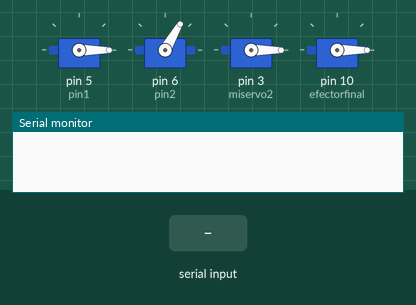
Recording of a sketch running on a simulated Arduino Uno, built with avr-gcc and run on an emulated ATmega328P. Parts: 4 × servo, the last lines printed to the serial monitor. The test bench sets the inputs (shaded band).

Above: at 1.2 s.
1.3 s: "90,45\n" received over Serial
At 3.3 s:
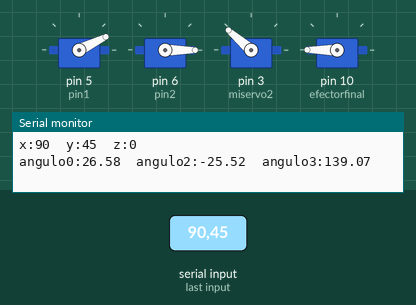
At 5.2 s:
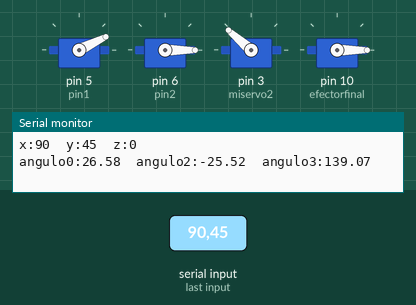
6.8 s: "30,150\n" received over Serial
At 8.8 s:
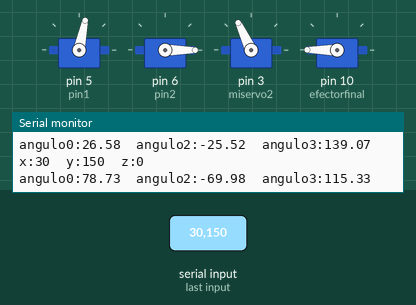
Timing chart, 0 to 13.4 s (numbered marks = the images above; inputs shaded):
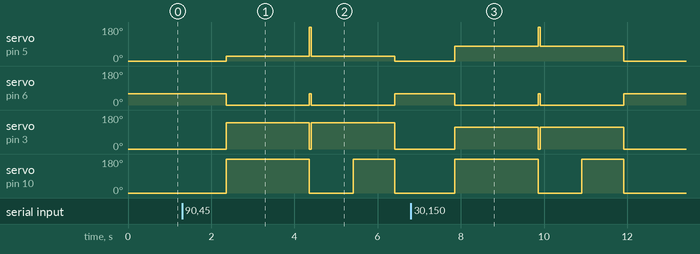

The sketch:

brazo_robotico.ino
```cpp
#include <Servo.h>

// Pines del motor paso a paso
#define pin1 5 // FALTA ASIGNAR PINES
#define pin2 6
#define pin3 7
#define pin4 8
char motorOut[][4]={{1,0,0,0}, // Vector de valores a la salida de los pines
                   {1,1,0,0},
                   {0,1,0,0},
                   {0,1,1,0},
                   {0,0,1,0},
                   {0,0,1,1},
                   {0,0,0,1},
                   {1,0,0,1}};
int tiempoAnterior = 0;
char pasos=0;
char ind=0;
int anguloActual=0; // <--Requiere calibración

Servo miservo0;
Servo miservo1;
Servo miservo2;
Servo efectorfinal;
int i =0;
int estado=0;
int color;	// rojo  = 0
		// verde = 1
		// Azul	 = 2
		// Amarillo = 3
float A;
float L0=30;	// No es necesario porque el sistema de referencia se pone en la primera articulación para facilitar calculos.
float L2=135;
float L3=150;	// Aproximadamente para que el objeto se encuentra dentro del efector
int x,y,z;
int coordenada[10];
float angulo0;
float angulo2;
float angulo3;
char unid,cent,dec;
int bufferChar;


void setup(){
  Serial.begin(9600);	//Para programar el puerto serie
  miservo0.attach(5);	//Arduino pone por defecto: para cero grados 544 y para 180 2400.
  miservo1.attach(6);	//Arduino pone por defecto: para cero grados 544 y para 180 2400.
  miservo2.attach(3);	//Arduino pone por defecto: para cero grados 544 y para 180 2400.
  efectorfinal.attach(10);	//Arduino pone por defecto: para cero grados 544 y para 180 2400.
}

void loop() {
 	//Maquina de estados:
 	switch(estado){
  	case 0: // Se colocara el brazo en una posicion intermedia para que no se produzca una configuración indeseada.
     	miservo0.write(0);//mirando hacia adelante
     	miservo1.write(60);
     	miservo2.write(0);
     	efectorfinal.write(0);//abierto;
     	estado++;
    	break;
   	case 1: // giro de la base para que el brazo se encuentre horientado hacia los depósitos
     	miservo0.write(0);//mirando hacia adelante
     	miservo1.write(60);
     	miservo2.write(0);
     	estado++;
   	 	break;
  	case 2: // Si le llegan intrucciones desde el puerto serie leemos los datos y actuamos
  	  while(i<3){
      	if(Serial.available()){ // Si hay bytes en el buffer RX leemos
      		bufferChar=Serial.parseInt();	// Recojemos el pimer numero de la cadena
      		coordenada[i]=bufferChar;	// Lo guardamos en un vector
      		i++;
      	}
      }
      i=0;

      if(coordenada!=0){	// Si hay coordenada disponibles, lo asignamos al las variables del modelo inverso
       	x=coordenada[0];
       	y=coordenada[1];
       	z=coordenada[2];
      }

      Serial.print("x:");
      Serial.print(x);
      Serial.print("\t");
      Serial.print("y:");
      Serial.print(y);
      Serial.print("\t");
      Serial.print("z:");
      Serial.println(z);

      //CALCULO DEL ANGULO BASE
      angulo0=(float)atan2(y,x)*180/3.14;

      //CALCULO ANGULO MUÑECA
      A=(pow(x,2)+pow(y,2)+pow(z,2)-pow(L2,2)-pow(L3,2))/(2*(L2)*(L3));
      angulo3=(float)atan2(sqrt(1-pow(A,2)),A)*180/3.1416;

      //CALCULO ANGULO CODO
      angulo2=((float)atan2(z,sqrt(pow(x,2)+pow(y,2)))-(float)atan2(L3*sin(angulo3),L2+L3*cos(angulo3)))*180/3.1416;

      delay(50); // Le damso un tuempo para que los servos puedan posicionarse.

      efectorfinal.write(180);	// Se abre el efector final

      if(1-pow(A,2)>0){
       	miservo0.write(angulo0);
       	miservo1.write(angulo2);
       	miservo2.write(angulo3);
       	Serial.print("angulo0:");
       	Serial.print(angulo0);
       	Serial.print("\t");
       	Serial.print("angulo2:");
       	Serial.print(angulo2);
      	Serial.print("\t");
       	Serial.print("angulo3:");
       	Serial.println(angulo3);
       	delay(2000);
       	estado++;
      }
      else{
        Serial.println("Punto geometricamente inalcanzable.Introduzca otras coordenadas o fabrique un mejor robot");
        estado=2;
      }

  		break;
    case 3://En este estado se cerrará el efector final para que coja el objeto.
      	//Mantenemos los angulos en las distintas articulaciones
      miservo0.write(angulo0);
      miservo1.write(angulo2);
      miservo2.write(angulo3);
      //cerramos el servo que se encarga de efector final
      efectorfinal.write(0);
      estado++;
      break;
    case 4: //En este estado se colocara el brazo en una posicion intermedia para que no se produzca una configuración indeseada.
      miservo0.write(0);//mirando hacia adelante
      miservo1.write(60);
      miservo2.write(0);
      efectorfinal.write(0);
      estado++;
      break;
    case 5: //giro de la base para que el brazo se encuentre horientado hacia los depósitos
      miservo0.write(180);//mirando hacia adelante
      miservo1.write(60);
      miservo2.write(0);
      efectorfinal.write(0);
      estado++;
      break;
    case 6:// procedemos a mover el brazo a una posición u otra dependiendo el color.
      if(color==0){//ROJO
       	x=x;
       	y=y;
       	z=z;
      }
      if(color==1){//VERDE
       	x=x;
       	y=y;
       	z=z;
      }
      if(color==2){//AZUL
       	x=x;
      	y=y;
       	z=z;
      }
      if(color==3){//AMARILLO
       	x=x;
       	y=y;
       	z=z;
      }
      angulo0=(float)atan2(y,x)*180/3.14;
      //ANGULO muñeca
      A=(pow(x,2)+pow(y,2)+pow(z,2)-pow(L2,2)-pow(L3,2))/(2*(L2)*(L3));
      angulo3=(float)atan2(sqrt(1-pow(A,2)),A)*180/3.1416;
      //ANGULO CODO
      angulo2=((float)atan2(z,sqrt(pow(x,2)+pow(y,2)))-(float)atan2(L3*sin(angulo3),L2+L3*cos(angulo3)))*180/3.1416;
      delay(50);
      miservo0.write(angulo0);
      miservo1.write(angulo2);
      miservo2.write(angulo3);
      efectorfinal.write(0);
      estado++;
      delay(1000);
      break;
    case 7://abrimos el efector final
      miservo0.write(angulo0);
      miservo1.write(angulo2);
      miservo2.write(angulo3);
      efectorfinal.write(180);
      delay(1000);
      estado=0;
    	break;
 	 }
}

void rotaBase(char angulo){
  pasos=(int)((angulo-anguloActual)/5.625);
  if(pasos<0){
    for(ind=7;ind>=pasos;ind--){
      digitalWrite(pin1,motorOut[ind][0]);
      digitalWrite(pin2,motorOut[ind][1]);
      digitalWrite(pin3,motorOut[ind][2]);
      digitalWrite(pin4,motorOut[ind][3]);
      if(millis() - tiempoAnterior >= 50){
        if(ind==3){
          ind=0;
        }else{
          ind++;
        }
        tiempoAnterior = millis();
      }
    }
  }else if(pasos>0){
    for(ind=0;ind<=pasos;ind++){
      digitalWrite(pin1,motorOut[ind][0]);
      digitalWrite(pin2,motorOut[ind][1]);
      digitalWrite(pin3,motorOut[ind][2]);
      digitalWrite(pin4,motorOut[ind][3]);
      if(millis() - tiempoAnterior >= 50){
        if(ind==3){
          ind=0;
        }else{
          ind++;
        }
        tiempoAnterior = millis();
      }
    }
  }
}
```

Measured:
- after the input at 1.3 s, servo on pin 5 (pin1): 0° → 26° after 1.1 s, → 0° 4.1 s later; servo on pin 6 (pin2): 60° → 0° after 1.1 s, → 60° 4.1 s later; servo on pin 3 (miservo2): 0° → 139° after 1.1 s, → 0° 4.1 s later; servo on pin 10 (efectorfinal): 0° → 180° after 1.1 s, → 0° 2.0 s later, → 180° 1.1 s later, → 0° 1.0 s later
- after the input at 6.8 s, servo on pin 5 (pin1): 0° → 78° after 1.1 s, → 0° 4.1 s later; servo on pin 6 (pin2): 60° → 0° after 1.1 s, → 60° 4.1 s later; servo on pin 3 (miservo2): 0° → 115° after 1.1 s, → 0° 4.1 s later; servo on pin 10 (efectorfinal): 0° → 180° after 1.1 s, → 0° 2.0 s later, → 180° 1.1 s later, → 0° 1.0 s later
